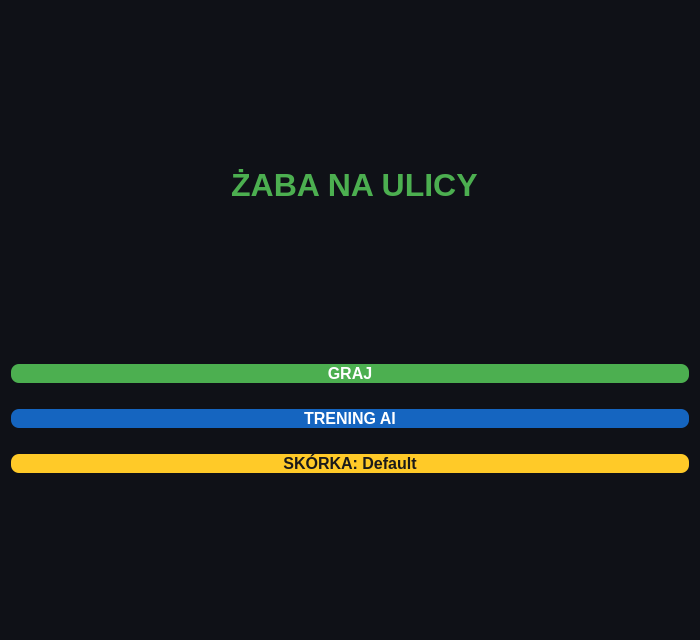
<?xml version="1.0" encoding="UTF-8"?>
<ui version="4.0">
 <class>MenuScreen</class>
 <widget class="QWidget" name="MenuScreen">
  <property name="geometry">
   <rect>
    <x>0</x>
    <y>0</y>
    <width>700</width>
    <height>640</height>
   </rect>
  </property>
  <property name="windowTitle">
   <string>Form</string>
  </property>
  <property name="styleSheet">
   <string notr="true">font-size: 32px;
font-weight: bold;
color: #4caf50;
background-color: #0f1117;</string>
  </property>
  <layout class="QVBoxLayout" name="verticalLayout_2">
   <item>
    <layout class="QVBoxLayout" name="verticalLayout">
     <item>
      <spacer name="verticalSpacer_2">
       <property name="orientation">
        <enum>Qt::Orientation::Vertical</enum>
       </property>
       <property name="sizeHint" stdset="0">
        <size>
         <width>20</width>
         <height>40</height>
        </size>
       </property>
      </spacer>
     </item>
     <item>
      <widget class="QLabel" name="titleLabel">
       <property name="frameShape">
        <enum>QFrame::Shape::NoFrame</enum>
       </property>
       <property name="frameShadow">
        <enum>QFrame::Shadow::Raised</enum>
       </property>
       <property name="lineWidth">
        <number>-3</number>
       </property>
       <property name="midLineWidth">
        <number>0</number>
       </property>
       <property name="text">
        <string> ŻABA NA ULICY</string>
       </property>
       <property name="textFormat">
        <enum>Qt::TextFormat::MarkdownText</enum>
       </property>
       <property name="scaledContents">
        <bool>false</bool>
       </property>
       <property name="alignment">
        <set>Qt::AlignmentFlag::AlignCenter</set>
       </property>
       <property name="margin">
        <number>0</number>
       </property>
      </widget>
     </item>
     <item>
      <spacer name="verticalSpacer_3">
       <property name="orientation">
        <enum>Qt::Orientation::Vertical</enum>
       </property>
       <property name="sizeHint" stdset="0">
        <size>
         <width>20</width>
         <height>40</height>
        </size>
       </property>
      </spacer>
     </item>
     <item>
      <widget class="QPushButton" name="btnPlayer">
       <property name="styleSheet">
        <string notr="true">QPushButton {
    background: #4caf50;
    color: white;
    border-radius: 8px;
    font-size: 16px;
}
QPushButton:hover {
    background: #388e3c;
}
</string>
       </property>
       <property name="text">
        <string>GRAJ</string>
       </property>
      </widget>
     </item>
     <item>
      <spacer name="verticalSpacer_4">
       <property name="orientation">
        <enum>Qt::Orientation::Vertical</enum>
       </property>
       <property name="sizeType">
        <enum>QSizePolicy::Policy::Fixed</enum>
       </property>
       <property name="sizeHint" stdset="0">
        <size>
         <width>20</width>
         <height>20</height>
        </size>
       </property>
      </spacer>
     </item>
     <item>
      <widget class="QPushButton" name="btnAI">
       <property name="styleSheet">
        <string notr="true">QPushButton {
    background: #1565c0;
    color: white;
    border-radius: 8px;
    font-size: 16px;
}
QPushButton:hover {
    background: #0d47a1;
}</string>
       </property>
       <property name="text">
        <string>TRENING AI</string>
       </property>
      </widget>
     </item>
     <item>
      <spacer name="verticalSpacer_5">
       <property name="orientation">
        <enum>Qt::Orientation::Vertical</enum>
       </property>
       <property name="sizeType">
        <enum>QSizePolicy::Policy::Fixed</enum>
       </property>
       <property name="sizeHint" stdset="0">
        <size>
         <width>20</width>
         <height>20</height>
        </size>
       </property>
      </spacer>
     </item>
     <item>
      <widget class="QPushButton" name="btnSkin">
       <property name="styleSheet">
        <string notr="true">QPushButton {
    background: #ffca28;
    color: #1a1a1a;
    border-radius: 8px;
    font-size: 16px;
}
QPushButton:hover {
    background: #ffb300;
}</string>
       </property>
       <property name="text">
        <string>SKÓRKA: Default</string>
       </property>
      </widget>
     </item>
     <item>
      <spacer name="verticalSpacer">
       <property name="orientation">
        <enum>Qt::Orientation::Vertical</enum>
       </property>
       <property name="sizeHint" stdset="0">
        <size>
         <width>20</width>
         <height>40</height>
        </size>
       </property>
      </spacer>
     </item>
    </layout>
   </item>
  </layout>
 </widget>
 <resources/>
 <connections/>
</ui>
